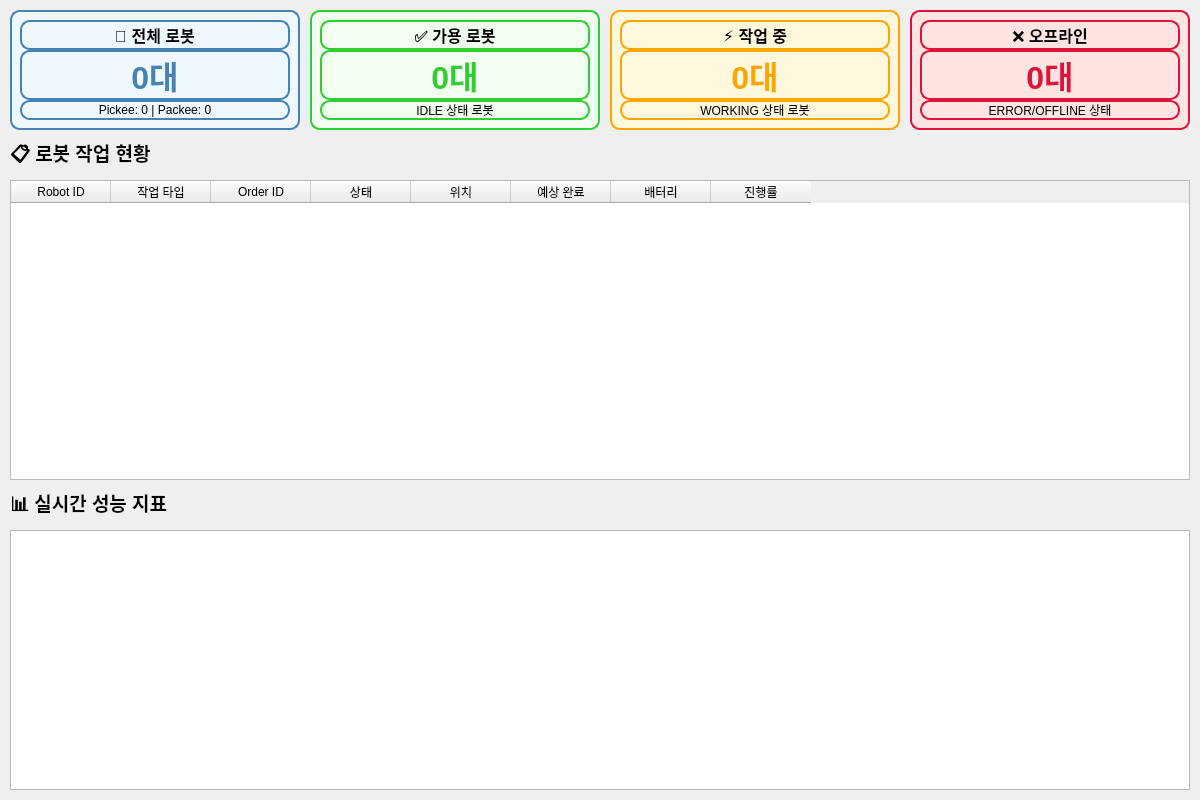
<?xml version="1.0" encoding="UTF-8"?>
<ui version="4.0">
 <class>RobotControlTab</class>
 <widget class="QWidget" name="RobotControlTab">
  <property name="geometry">
   <rect>
    <x>0</x>
    <y>0</y>
    <width>1200</width>
    <height>800</height>
   </rect>
  </property>
  <property name="minimumSize">
   <size>
    <width>1200</width>
    <height>800</height>
   </size>
  </property>
  
  <!-- 상단 통계 카드들 -->
  <widget class="QWidget" name="stats_widget" native="true">
   <property name="geometry">
    <rect>
     <x>10</x>
     <y>10</y>
     <width>1180</width>
     <height>120</height>
    </rect>
   </property>
   
   <!-- 전체 로봇 수 -->
   <widget class="QWidget" name="total_robots_card" native="true">
    <property name="geometry">
     <rect>
      <x>0</x>
      <y>0</y>
      <width>290</width>
      <height>120</height>
     </rect>
    </property>
    <property name="styleSheet">
     <string>QWidget { background-color: #f0f8ff; border: 2px solid #4682b4; border-radius: 10px; }</string>
    </property>
    <widget class="QLabel" name="total_robots_title">
     <property name="geometry">
      <rect>
       <x>10</x>
       <y>10</y>
       <width>270</width>
       <height>30</height>
      </rect>
     </property>
     <property name="text">
      <string>🤖 전체 로봇</string>
     </property>
     <property name="font">
      <font>
       <pointsize>12</pointsize>
       <bold>true</bold>
      </font>
     </property>
     <property name="alignment">
      <set>Qt::AlignCenter</set>
     </property>
    </widget>
    <widget class="QLabel" name="total_robots_count">
     <property name="geometry">
      <rect>
       <x>10</x>
       <y>40</y>
       <width>270</width>
       <height>50</height>
      </rect>
     </property>
     <property name="text">
      <string>0대</string>
     </property>
     <property name="font">
      <font>
       <pointsize>24</pointsize>
       <bold>true</bold>
      </font>
     </property>
     <property name="alignment">
      <set>Qt::AlignCenter</set>
     </property>
     <property name="styleSheet">
      <string>color: #4682b4;</string>
     </property>
    </widget>
    <widget class="QLabel" name="total_robots_detail">
     <property name="geometry">
      <rect>
       <x>10</x>
       <y>90</y>
       <width>270</width>
       <height>20</height>
      </rect>
     </property>
     <property name="text">
      <string>Pickee: 0 | Packee: 0</string>
     </property>
     <property name="font">
      <font>
       <pointsize>9</pointsize>
      </font>
     </property>
     <property name="alignment">
      <set>Qt::AlignCenter</set>
     </property>
    </widget>
   </widget>
   
   <!-- 가용 로봇 수 -->
   <widget class="QWidget" name="available_robots_card" native="true">
    <property name="geometry">
     <rect>
      <x>300</x>
      <y>0</y>
      <width>290</width>
      <height>120</height>
     </rect>
    </property>
    <property name="styleSheet">
     <string>QWidget { background-color: #f0fff0; border: 2px solid #32cd32; border-radius: 10px; }</string>
    </property>
    <widget class="QLabel" name="available_robots_title">
     <property name="geometry">
      <rect>
       <x>10</x>
       <y>10</y>
       <width>270</width>
       <height>30</height>
      </rect>
     </property>
     <property name="text">
      <string>✅ 가용 로봇</string>
     </property>
     <property name="font">
      <font>
       <pointsize>12</pointsize>
       <bold>true</bold>
      </font>
     </property>
     <property name="alignment">
      <set>Qt::AlignCenter</set>
     </property>
    </widget>
    <widget class="QLabel" name="available_robots_count">
     <property name="geometry">
      <rect>
       <x>10</x>
       <y>40</y>
       <width>270</width>
       <height>50</height>
      </rect>
     </property>
     <property name="text">
      <string>0대</string>
     </property>
     <property name="font">
      <font>
       <pointsize>24</pointsize>
       <bold>true</bold>
      </font>
     </property>
     <property name="alignment">
      <set>Qt::AlignCenter</set>
     </property>
     <property name="styleSheet">
      <string>color: #32cd32;</string>
     </property>
    </widget>
    <widget class="QLabel" name="available_robots_detail">
     <property name="geometry">
      <rect>
       <x>10</x>
       <y>90</y>
       <width>270</width>
       <height>20</height>
      </rect>
     </property>
     <property name="text">
      <string>IDLE 상태 로봇</string>
     </property>
     <property name="font">
      <font>
       <pointsize>9</pointsize>
      </font>
     </property>
     <property name="alignment">
      <set>Qt::AlignCenter</set>
     </property>
    </widget>
   </widget>
   
   <!-- 작업 중 로봇 수 -->
   <widget class="QWidget" name="working_robots_card" native="true">
    <property name="geometry">
     <rect>
      <x>600</x>
      <y>0</y>
      <width>290</width>
      <height>120</height>
     </rect>
    </property>
    <property name="styleSheet">
     <string>QWidget { background-color: #fff8dc; border: 2px solid #ffa500; border-radius: 10px; }</string>
    </property>
    <widget class="QLabel" name="working_robots_title">
     <property name="geometry">
      <rect>
       <x>10</x>
       <y>10</y>
       <width>270</width>
       <height>30</height>
      </rect>
     </property>
     <property name="text">
      <string>⚡ 작업 중</string>
     </property>
     <property name="font">
      <font>
       <pointsize>12</pointsize>
       <bold>true</bold>
      </font>
     </property>
     <property name="alignment">
      <set>Qt::AlignCenter</set>
     </property>
    </widget>
    <widget class="QLabel" name="working_robots_count">
     <property name="geometry">
      <rect>
       <x>10</x>
       <y>40</y>
       <width>270</width>
       <height>50</height>
      </rect>
     </property>
     <property name="text">
      <string>0대</string>
     </property>
     <property name="font">
      <font>
       <pointsize>24</pointsize>
       <bold>true</bold>
      </font>
     </property>
     <property name="alignment">
      <set>Qt::AlignCenter</set>
     </property>
     <property name="styleSheet">
      <string>color: #ffa500;</string>
     </property>
    </widget>
    <widget class="QLabel" name="working_robots_detail">
     <property name="geometry">
      <rect>
       <x>10</x>
       <y>90</y>
       <width>270</width>
       <height>20</height>
      </rect>
     </property>
     <property name="text">
      <string>WORKING 상태 로봇</string>
     </property>
     <property name="font">
      <font>
       <pointsize>9</pointsize>
      </font>
     </property>
     <property name="alignment">
      <set>Qt::AlignCenter</set>
     </property>
    </widget>
   </widget>
   
   <!-- 오프라인 로봇 수 -->
   <widget class="QWidget" name="offline_robots_card" native="true">
    <property name="geometry">
     <rect>
      <x>900</x>
      <y>0</y>
      <width>280</width>
      <height>120</height>
     </rect>
    </property>
    <property name="styleSheet">
     <string>QWidget { background-color: #ffe4e1; border: 2px solid #dc143c; border-radius: 10px; }</string>
    </property>
    <widget class="QLabel" name="offline_robots_title">
     <property name="geometry">
      <rect>
       <x>10</x>
       <y>10</y>
       <width>260</width>
       <height>30</height>
      </rect>
     </property>
     <property name="text">
      <string>❌ 오프라인</string>
     </property>
     <property name="font">
      <font>
       <pointsize>12</pointsize>
       <bold>true</bold>
      </font>
     </property>
     <property name="alignment">
      <set>Qt::AlignCenter</set>
     </property>
    </widget>
    <widget class="QLabel" name="offline_robots_count">
     <property name="geometry">
      <rect>
       <x>10</x>
       <y>40</y>
       <width>260</width>
       <height>50</height>
      </rect>
     </property>
     <property name="text">
      <string>0대</string>
     </property>
     <property name="font">
      <font>
       <pointsize>24</pointsize>
       <bold>true</bold>
      </font>
     </property>
     <property name="alignment">
      <set>Qt::AlignCenter</set>
     </property>
     <property name="styleSheet">
      <string>color: #dc143c;</string>
     </property>
    </widget>
    <widget class="QLabel" name="offline_robots_detail">
     <property name="geometry">
      <rect>
       <x>10</x>
       <y>90</y>
       <width>260</width>
       <height>20</height>
      </rect>
     </property>
     <property name="text">
      <string>ERROR/OFFLINE 상태</string>
     </property>
     <property name="font">
      <font>
       <pointsize>9</pointsize>
      </font>
     </property>
     <property name="alignment">
      <set>Qt::AlignCenter</set>
     </property>
    </widget>
   </widget>
  </widget>
  
  <!-- 미션 큐 테이블 -->
  <widget class="QLabel" name="mission_queue_title">
   <property name="geometry">
    <rect>
     <x>10</x>
     <y>140</y>
     <width>200</width>
     <height>30</height>
    </rect>
   </property>
   <property name="text">
    <string>📋 로봇 작업 현황</string>
   </property>
   <property name="font">
    <font>
     <pointsize>14</pointsize>
     <bold>true</bold>
    </font>
   </property>
  </widget>
  
  <widget class="QTableWidget" name="mission_queue_table">
   <property name="geometry">
    <rect>
     <x>10</x>
     <y>180</y>
     <width>1180</width>
     <height>300</height>
    </rect>
   </property>
   <property name="editTriggers">
    <set>QAbstractItemView::NoEditTriggers</set>
   </property>
   <property name="alternatingRowColors">
    <bool>true</bool>
   </property>
   <property name="selectionBehavior">
    <enum>QAbstractItemView::SelectRows</enum>
   </property>
   <property name="sortingEnabled">
    <bool>true</bool>
   </property>
   <column>
    <property name="text">
     <string>Robot ID</string>
    </property>
   </column>
   <column>
    <property name="text">
     <string>작업 타입</string>
    </property>
   </column>
   <column>
    <property name="text">
     <string>Order ID</string>
    </property>
   </column>
   <column>
    <property name="text">
     <string>상태</string>
    </property>
   </column>
   <column>
    <property name="text">
     <string>위치</string>
    </property>
   </column>
   <column>
    <property name="text">
     <string>예상 완료</string>
    </property>
   </column>
   <column>
    <property name="text">
     <string>배터리</string>
    </property>
   </column>
   <column>
    <property name="text">
     <string>진행률</string>
    </property>
   </column>
  </widget>
  
  <!-- 성능 지표 영역 -->
  <widget class="QLabel" name="performance_title">
   <property name="geometry">
    <rect>
     <x>10</x>
     <y>490</y>
     <width>200</width>
     <height>30</height>
    </rect>
   </property>
   <property name="text">
    <string>📊 실시간 성능 지표</string>
   </property>
   <property name="font">
    <font>
     <pointsize>14</pointsize>
     <bold>true</bold>
    </font>
   </property>
  </widget>
  
  <widget class="QTextEdit" name="performance_metrics">
   <property name="geometry">
    <rect>
     <x>10</x>
     <y>530</y>
     <width>1180</width>
     <height>260</height>
    </rect>
   </property>
   <property name="readOnly">
    <bool>true</bool>
   </property>
   <property name="font">
    <font>
     <family>Consolas</family>
     <pointsize>10</pointsize>
    </font>
   </property>
  </widget>
  
 </widget>
 <resources/>
 <connections/>
</ui>
